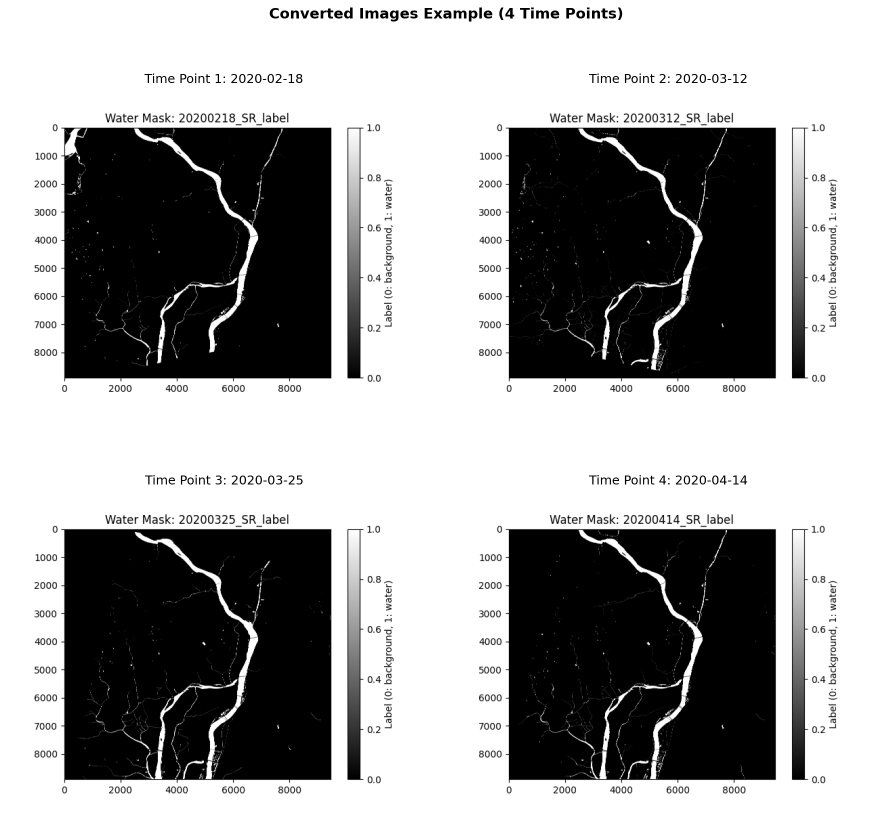
#> input picture 2_time_series_prediction/docs/examples/02_converted_images.png, 1785 x 1645 px (shown at 1/2 size); its folder holds 3 pictures in this run
$ python sample_weather.py
#> lines starting #> are read from the running program, lines starting #| are printed output that depends on the picture; after the words box and inside, x2 and y2 are one past the last pixel; in counts of white or black regions, pixels touching at a corner belong together
### ui_next/samples.py
"""Deterministic demonstration datasets for UI/API smoke tests.

Three scenarios use generated binary masks.  One representative scenario is
recovered at runtime from a repository documentation figure; it is useful for
visual/API demonstrations but is not a substitute for the unavailable raw
raster.  Nothing in this catalog represents a verified water level, a trained
model output, or a scientifically validated forecast.
"""

from __future__ import annotations

import csv
import hashlib
import json
import math
from collections.abc import Mapping
from dataclasses import dataclass
from datetime import date, timedelta
from io import BytesIO
from pathlib import Path
from types import MappingProxyType
from typing import Any

from PIL import Image, ImageDraw

MASK_SIZE = (192, 192)
SOURCE_DATES = tuple(date(2025, 8, day) for day in range(1, 5))
TARGET_DATES = tuple(date(2025, 8, day) for day in range(5, 8))
SUPPORTED_DAILY_HORIZONS = (7, 14, 30)
RECOMMENDED_MODEL_ID = "weather-morphology"
RECOVERED_SAMPLE_ID = "busan-doc-recovered"
RECOVERED_FIGURE_PATH = (
    Path(__file__).resolve().parents[1]
    / "2_time_series_prediction"
    / "docs"
    / "examples"
    / "02_converted_images.png"
)
RECOVERED_CROP_BOXES = (
    (129, 256, 662, 756),
    (1018, 256, 1551, 756),
    (129, 1059, 662, 1559),
    (1018, 1059, 1551, 1559),
)
RECOVERED_SOURCE_DATES = (
    date(2020, 2, 18),
    date(2020, 3, 12),
    date(2020, 3, 25),
    date(2020, 4, 14),
)
RECOVERED_TARGET_DATES = tuple(date(2020, 4, day) for day in range(15, 18))
# 부산 게이지 실측에서 잰 면적-수위 민감도. data/wbms_runs/fused 의 김해 지점
# 관측 8쌍(면적 km² vs 위성 수위 m)을 상대 면적 변화에 회귀해 얻었다(r=+0.919).
# 지점 ROI 에서 잰 민감도를 전체 AOI 면적에 적용한 근사이므로 검증된 환산식이
# 아니다. 그래도 임의값은 아니어서 measured=True 로 표시한다.
BUSAN_GAUGE_LEVEL_BASELINE_M = 2.0179
BUSAN_GAUGE_LEVEL_PER_AREA_RATIO = 4.6584
BUSAN_GAUGE_SOURCE_KO = (
    "김해 게이지 관측 8쌍(면적-수위) 회귀 · r=+0.919 · data/wbms_runs/fused"
)

NAS_BUSAN_SAMPLE_ID = "busan-nas-water-labels"
NAS_BUSAN_ASSET_DIR = Path(__file__).resolve().parent / "assets" / "nas" / "busan_2020"
NAS_BUSAN_MANIFEST_PATH = NAS_BUSAN_ASSET_DIR / "manifest.json"
NAS_BUSAN_MASK_SIZE = (512, 512)
NAS_ICEYE_SAMPLE_ID = "iceye-nas-water-labels"
NAS_ICEYE_ASSET_DIR = Path(__file__).resolve().parent / "assets" / "nas" / "iceye_2020"
NAS_ICEYE_MANIFEST_PATH = NAS_ICEYE_ASSET_DIR / "manifest.json"
NAS_ICEYE_MASK_SIZE = (512, 699)
DISCLAIMER_KO = (
    "이 화면에서 코드로 만든 합성 마스크·수위·기상 시나리오입니다. 지역명은 "
    "시나리오를 구분하기 위한 이름일 뿐 해당 지역에서 발생한 실제 사건이나 "
    "실측 자료를 뜻하지 않습니다. 학습 모델 출력 또는 운영 예측 결과도 아닙니다."
)
SYNTHETIC_REFERENCE_DISCLAIMER_KO = (
    "일별 기준 수위는 화면과 오차 계산 흐름을 재현하려고 코드로 만든 결정론적 "
    "합성 비교선입니다. 실측 정답이 아니며 모델 검증, 정확도 인증 또는 운영 판단의 "
    "근거로 사용할 수 없습니다."
)


@dataclass(frozen=True, slots=True)
class SampleFrame:
    """One immutable, backend-ready binary PNG observation."""

    name: str
    observed_on: date
    png_bytes: bytes
    water_level_m: float | None
    context_png_bytes: bytes | None = None

    @property
    def content_type(self) -> str:
        return "image/png"

    @property
    def sha256(self) -> str:
        return hashlib.sha256(self.png_bytes).hexdigest()

    # [5 lines left out: function context_sha256, not called in this run]


@dataclass(frozen=True, slots=True)
class IllustrativeWaterLevelConfig:
    """Area-to-level coefficients supplied only to demonstrate API wiring."""

    baseline_level_m: float
    meters_per_area_ratio: float
    baseline_area_m2: float
    illustrative: bool = True
    measured: bool = False

    # [8 lines left out: function as_api_dict, not called in this run]


@dataclass(frozen=True, slots=True)
class SampleDataset:
    """Immutable description and payload for one quick-start scenario."""

    sample_id: str
    display_name: str
    region_name: str
    scenario_name: str
    summary_ko: str
    frames: tuple[SampleFrame, ...]
    target_dates: tuple[date, ...]
    weather_rows: tuple[Mapping[str, Any], ...]
    water_level_config: IllustrativeWaterLevelConfig | None
    model_options: Mapping[str, Any]
    recommended_model_id: str = RECOMMENDED_MODEL_ID
    pixel_area_m2: float | None = 9.0
    threshold: float = 0.5
    caution_pct: float = 5.0
    risk_pct: float = 15.0
    synthetic_masks: bool = True
    derived_demo: bool = False
    rule_based_baseline: bool = True
    measured_data: bool = False
    trained_model: bool = False
    recommended: bool = False
    raw_source_available: bool = False
    raw_data_provenance_known: bool = False
    georeferenced: bool = False
    pixel_area_known: bool = False
    area_validation_allowed: bool = False
    water_level_validation_allowed: bool = False
    provenance: str = "generated_in_ui_next.samples"
    weather_provenance: str = "repo_scenario"
    disclaimer_ko: str = DISCLAIMER_KO
    data_classification: str = "deterministic_synthetic_scenario"
    data_classification_ko: str = "코드 생성 합성 시나리오"
    source_description_ko: str = (
        "광주 홍수·한강 가뭄·낙동강 안정이라는 이름과 시나리오 개념은 기존 "
        "pipeline_ui/app.py의 발표용 합성 데모에도 있었습니다. 다만 현재 선택되는 "
        "픽셀 데이터는 ui_next/samples.py가 새로 그리는 결정론적 데모이며, 기존에 "
        "제공받은 지역 실측 파일을 읽은 것이 아닙니다. 기존에 제공받은 지역 실측 "
        "데이터가 아닙니다."
    )
    mask_provenance_ko: str = (
        "ui_next/samples.py의 _mask_png가 PIL 도형으로 192×192 이진 마스크 4장을 "
        "생성합니다. 위성영상이나 1세부 제공 래스터에서 추출한 마스크가 아닙니다."
    )
    weather_provenance_ko: str = (
        "저장소의 2_time_series_prediction/data/weather_ex.csv 예시값 중 7일을 "
        "기본 모양으로 사용하고, 선택한 일별 전망 기간의 미래 강수량을 시나리오별 "
        "값으로 만듭니다. 파일이 없으면 코드 내 고정값을 사용하며 모두 비실측으로 "
        "표시합니다."
    )
    water_level_provenance_ko: str = (
        "수위 숫자와 면적-수위 변환계수는 API 연결과 증감 표시를 확인하려고 코드에 "
        "직접 적은 예시값입니다. 관측소 실측 수위나 검교정된 환산식이 아닙니다."
    )
    synthetic_reference_provenance_ko: str = SYNTHETIC_REFERENCE_DISCLAIMER_KO
    region_label_note_ko: str = (
        "지역명은 안정·가뭄·홍수 형태를 쉽게 구분하기 위한 시나리오 라벨입니다. "
        "그 지역의 실제 과거 사건, 위치 또는 공간 범위를 주장하지 않습니다."
    )
    intended_use_ko: str = (
        "화면 조작, 업로드 형식, API 요청·응답, 그래프와 위험 후처리의 방향성을 "
        "재현 가능하게 시연하는 용도입니다."
    )
    not_suitable_for_ko: str = (
        "실제 홍수·가뭄 사실 확인, 모델 정확도 평가, 지역별 위험판단, 보고서 수치나 "
        "운영 의사결정의 근거로 사용하면 안 됩니다."
    )
    source_assets: tuple[str, ...] = (
        "pipeline_ui/app.py (기존 합성 시나리오 이름·개념)",
        "ui_next/samples.py::_mask_png",
        "2_time_series_prediction/data/weather_ex.csv",
    )
    actual_event_data: bool = False
    region_verified: bool = False
    observation_dates_verified: bool = False
    classification_badge_ko: str = "합성 시나리오"
    sensor_name_ko: str = "센서 없음 · 코드 생성"
    source_manifest_path: str | None = None
    # 지역 레지스트리 샘플: 이 값이 있으면 빠른 실행이 해당 ASOS 지점의 과거 관측을 재현한다.
    kma_station_id: str | None = None
    kma_station_name: str | None = None
    region_id: str | None = None

    @property
    def source_dates(self) -> tuple[date, ...]:
        return tuple(frame.observed_on for frame in self.frames)

    @property
    def source_date_strings(self) -> tuple[str, ...]:
        return tuple(value.isoformat() for value in self.source_dates)

    @property
    def target_date_strings(self) -> tuple[str, ...]:
        return tuple(value.isoformat() for value in self.target_dates)

    @property
    def historical_water_levels_m(self) -> tuple[float | None, ...]:
        return tuple(frame.water_level_m for frame in self.frames)

    # [185 lines left out: functions frame_preview_bytes, preview_bytes, input_rows, weather_payload, forecast_dates, forecast_date_strings and 5 more, not called in this run]


def _recovered_mask_pngs() -> tuple[bytes, ...]:
    """Recover the four plot interiors from the repository documentation image."""

    if not RECOVERED_FIGURE_PATH.is_file():
        raise FileNotFoundError(
            "representative demo figure is missing: "
            f"{RECOVERED_FIGURE_PATH.as_posix()}"
        )
    output: list[bytes] = []
    with Image.open(RECOVERED_FIGURE_PATH) as figure:
#> figure is the input picture: PIL image 1785x1645 RGBA; mean R, G, B, A 159.7, 159.7, 159.7, 255
        grayscale = figure.convert("L")
        for crop_box in RECOVERED_CROP_BOXES:
            crop = grayscale.crop(crop_box)
            if crop.size != (533, 500):
                raise ValueError(
                    f"recovered crop is {crop.size}, expected the documented (533, 500)"
                )
            binary = crop.point(lambda value: 255 if value >= 128 else 0, mode="L")
            stream = BytesIO()
            binary.save(stream, format="PNG", optimize=False, compress_level=9)
            output.append(stream.getvalue())
#> this loop made 4 passes
#> pass 1, in _recovered_mask_pngs, `crop = grayscale.crop(crop_box)`:
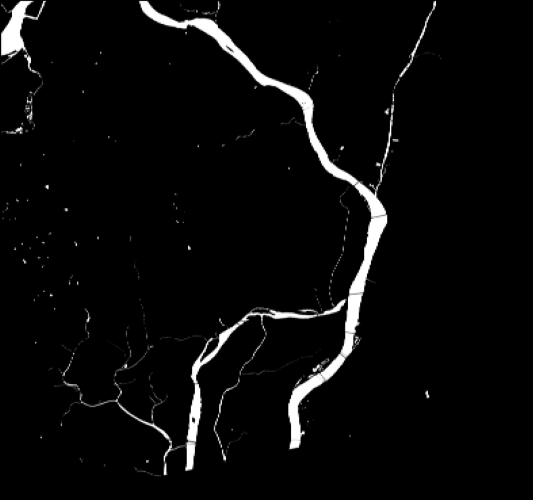
#> crop: PIL image 533x500 L; min 0, max 255, mean 9.5
#> pass 1, in _recovered_mask_pngs, `binary = crop.point(lambda value: 255 if value >= 128 else 0, mode="L")`:
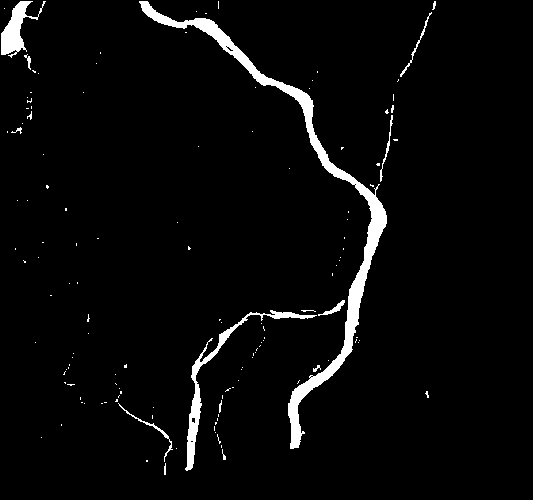
#> binary: PIL image 533x500 L; 3.5% white; 133 white regions (118 under 20 px), largest, box (x1, y1, x2, y2) and area: (139, 1, 387, 449) 5912, (185, 310, 317, 471) 1451, (1, 1, 46, 58) 938
#> pass 2, in _recovered_mask_pngs, `binary = crop.point(lambda value: 255 if value >= 128 else 0, mode="L")`:
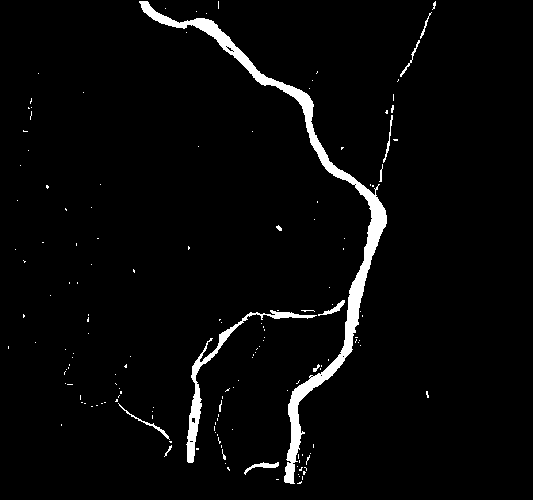
#> binary: PIL image 533x500 L; 3.3% white; 157 white regions (144 under 20 px), largest, box (x1, y1, x2, y2) and area: (139, 1, 387, 484) 6178, (186, 310, 317, 463) 1398, (244, 462, 279, 475) 137
#> after the loop:
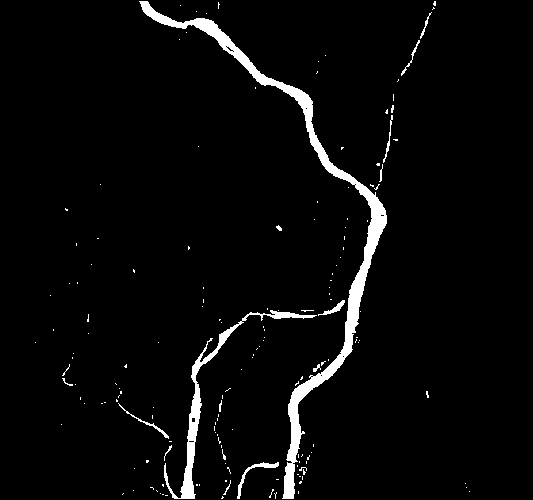
#> binary: PIL image 533x500 L; 3.6% white; 161 white regions (146 under 20 px), largest, box (x1, y1, x2, y2) and area: (139, 1, 387, 499) 6273, (164, 310, 317, 499) 1849, (237, 462, 279, 499) 214
#> after the loop, output = 4 items
    return tuple(output)


# [69 lines left out: functions _parse_example_date, _validate_daily_horizon, _weather_example_rows, not called in this run]


_SCENARIO_RAIN_PATTERNS_MM: Mapping[str, tuple[float, ...]] = MappingProxyType(
    {
        # The first three values preserve the original quick-start scenario.
        "nakdong_stable": (4.8, 15.0, 2.0, 0.0, 6.5, 1.2, 8.0),
        "han_drought": (0.0,) * 30,
        "gwangju_flood": (
            24.0,
            48.0,
            30.0,
            4.0,
            0.0,
            2.0,
            14.0,
            36.0,
            18.0,
            0.0,
            1.0,
            8.0,
            28.0,
            12.0,
            0.0,
            3.0,
            6.0,
            42.0,
            20.0,
            5.0,
            0.0,
            0.0,
            16.0,
            30.0,
            10.0,
            2.0,
            0.0,
            5.0,
            22.0,
            12.0,
        ),
    }
)

_SCENARIO_DESCRIPTION_KO: Mapping[str, str] = MappingProxyType(
    {
        "nakdong_stable": "주기적 약한 비와 간헐적 보통 비를 가정한 안정 시나리오",
        "han_drought": "전 기간 무강수를 가정한 가뭄 시나리오",
        "gwangju_flood": "초기 집중호우와 후속 강우 펄스를 가정한 홍수 시나리오",
    }
)


# [163 lines left out: functions _scenario_rainfall, _scenario_weather, _synthetic_reference_levels, _water_area_m2, _dataset, not called in this run]


def _nas_busan_manifest() -> dict[str, Any]:
    if not NAS_BUSAN_MANIFEST_PATH.is_file():
#> (the run stopped early here; a loop or call above may not have finished)
